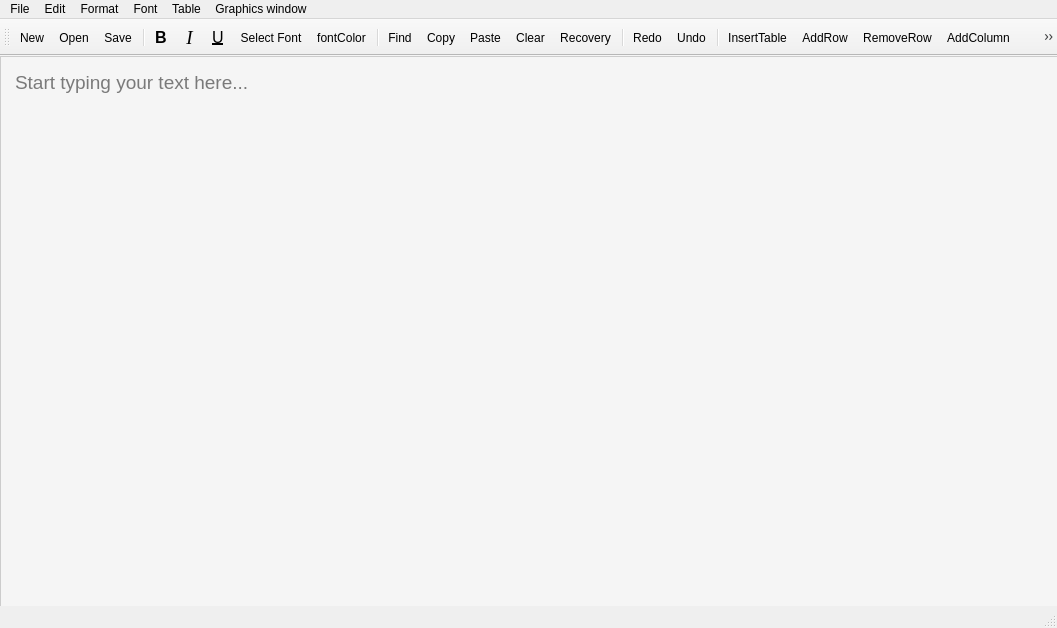
<?xml version="1.0" encoding="UTF-8"?>
<ui version="4.0">
 <class>MainWindow</class>
 <widget class="QMainWindow" name="MainWindow">
  <property name="geometry">
   <rect>
    <x>0</x>
    <y>0</y>
    <width>1057</width>
    <height>628</height>
   </rect>
  </property>
  <property name="windowTitle">
   <string>Beautiful Text Editor</string>
  </property>
  <widget class="QWidget" name="centralWidget">
   <widget class="QTextEdit" name="textEdit">
    <property name="geometry">
     <rect>
      <x>0</x>
      <y>0</y>
      <width>1920</width>
      <height>1000</height>
     </rect>
    </property>
    <property name="styleSheet">
     <string>QTextEdit { font-size: 14pt; padding: 10px; border: 1px solid #ccc; background-color: #f5f5f5; }</string>
    </property>
    <property name="placeholderText">
     <string>Start typing your text here...</string>
    </property>
   </widget>
  </widget>
  <widget class="QMenuBar" name="menuBar">
   <property name="geometry">
    <rect>
     <x>0</x>
     <y>0</y>
     <width>1057</width>
     <height>17</height>
    </rect>
   </property>
   <widget class="QMenu" name="menuFile">
    <property name="title">
     <string>File</string>
    </property>
    <addaction name="actionNew"/>
    <addaction name="actionOpen"/>
    <addaction name="actionSave"/>
    <addaction name="actionExit"/>
   </widget>
   <widget class="QMenu" name="menuEdit">
    <property name="title">
     <string>Edit</string>
    </property>
    <addaction name="actionUndo"/>
    <addaction name="actionRedo"/>
    <addaction name="actionCopy"/>
    <addaction name="actionPaste"/>
    <addaction name="actionClear"/>
    <addaction name="actionReplace"/>
    <addaction name="actionDataRecovery"/>
   </widget>
   <widget class="QMenu" name="menuFormat">
    <property name="title">
     <string>Format</string>
    </property>
    <addaction name="actionBold"/>
    <addaction name="actionItalic"/>
    <addaction name="actionUnderline"/>
    <addaction name="actionSelectFont"/>
   </widget>
   <widget class="QMenu" name="menuTable">
    <property name="title">
     <string>Table</string>
    </property>
    <addaction name="actionInsertTable"/>
    <addaction name="actionAddRow"/>
    <addaction name="actionRemoveRow"/>
    <addaction name="actionAddColumn"/>
    <addaction name="actionRemoveColumn"/>
   </widget>
   <widget class="QMenu" name="menuFont">
    <property name="title">
     <string>Font</string>
    </property>
    <addaction name="actionSelectFont"/>
    <addaction name="actionfontColor"/>
   </widget>
   <widget class="QMenu" name="menuGraphics_window">
    <property name="title">
     <string>Graphics window</string>
    </property>
    <addaction name="actionNew_2"/>
   </widget>
   <addaction name="menuFile"/>
   <addaction name="menuEdit"/>
   <addaction name="menuFormat"/>
   <addaction name="menuFont"/>
   <addaction name="menuTable"/>
   <addaction name="menuGraphics_window"/>
  </widget>
  <widget class="QStatusBar" name="statusBar"/>
  <widget class="QToolBar" name="mainToolBar">
   <property name="toolButtonStyle">
    <enum>Qt::ToolButtonTextUnderIcon</enum>
   </property>
   <attribute name="toolBarArea">
    <enum>TopToolBarArea</enum>
   </attribute>
   <attribute name="toolBarBreak">
    <bool>false</bool>
   </attribute>
   <addaction name="actionNew"/>
   <addaction name="actionOpen"/>
   <addaction name="actionSave"/>
   <addaction name="separator"/>
   <addaction name="actionBold"/>
   <addaction name="actionItalic"/>
   <addaction name="actionUnderline"/>
   <addaction name="actionSelectFont"/>
   <addaction name="actionfontColor"/>
   <addaction name="separator"/>
   <addaction name="actionFind"/>
   <addaction name="actionCopy"/>
   <addaction name="actionPaste"/>
   <addaction name="actionClear"/>
   <addaction name="actionDataRecovery"/>
   <addaction name="separator"/>
   <addaction name="actionRedo"/>
   <addaction name="actionUndo"/>
   <addaction name="separator"/>
   <addaction name="actionInsertTable"/>
   <addaction name="actionAddRow"/>
   <addaction name="actionRemoveRow"/>
   <addaction name="actionAddColumn"/>
   <addaction name="actionRemoveColumn"/>
   <addaction name="separator"/>
  </widget>
  <action name="actionNew">
   <property name="icon">
    <iconset resource="icons/toolbar/toolbar.qrc">
     <normaloff>:/toolbar/new-document.png</normaloff>:/toolbar/new-document.png</iconset>
   </property>
   <property name="text">
    <string>New</string>
   </property>
  </action>
  <action name="actionOpen">
   <property name="icon">
    <iconset resource="icons/toolbar/toolbar.qrc">
     <normaloff>:/toolbar/open-folder-with-document.png</normaloff>:/toolbar/open-folder-with-document.png</iconset>
   </property>
   <property name="text">
    <string>Open</string>
   </property>
   <property name="shortcut">
    <string>Ctrl+O</string>
   </property>
  </action>
  <action name="actionSave">
   <property name="icon">
    <iconset resource="icons/toolbar/toolbar.qrc">
     <normaloff>:/toolbar/save.png</normaloff>:/toolbar/save.png</iconset>
   </property>
   <property name="text">
    <string>Save</string>
   </property>
   <property name="shortcut">
    <string>Ctrl+S</string>
   </property>
  </action>
  <action name="actionExit">
   <property name="icon">
    <iconset resource="icons/toolbar/toolbar.qrc">
     <normaloff>:/toolbar/logout.png</normaloff>:/toolbar/logout.png</iconset>
   </property>
   <property name="text">
    <string>Exit</string>
   </property>
   <property name="shortcut">
    <string>Ctrl+Ё</string>
   </property>
  </action>
  <action name="actionUndo">
   <property name="icon">
    <iconset resource="icons/toolbar/toolbar.qrc">
     <normaloff>:/toolbar/undo.png</normaloff>:/toolbar/undo.png</iconset>
   </property>
   <property name="text">
    <string>Undo</string>
   </property>
   <property name="shortcut">
    <string>Ctrl+U</string>
   </property>
  </action>
  <action name="actionRedo">
   <property name="icon">
    <iconset resource="icons/toolbar/toolbar.qrc">
     <normaloff>:/toolbar/redo.png</normaloff>:/toolbar/redo.png</iconset>
   </property>
   <property name="text">
    <string>Redo</string>
   </property>
   <property name="shortcut">
    <string>Ctrl+Y</string>
   </property>
  </action>
  <action name="actionCopy">
   <property name="icon">
    <iconset resource="icons/toolbar/toolbar.qrc">
     <normaloff>:/toolbar/copy.png</normaloff>:/toolbar/copy.png</iconset>
   </property>
   <property name="text">
    <string>Copy</string>
   </property>
   <property name="shortcut">
    <string>Ctrl+C</string>
   </property>
  </action>
  <action name="actionPaste">
   <property name="icon">
    <iconset resource="icons/toolbar/toolbar.qrc">
     <normaloff>:/toolbar/paste.png</normaloff>:/toolbar/paste.png</iconset>
   </property>
   <property name="text">
    <string>Paste</string>
   </property>
   <property name="shortcut">
    <string>Ctrl+V</string>
   </property>
  </action>
  <action name="actionClear">
   <property name="icon">
    <iconset resource="icons/toolbar/toolbar.qrc">
     <normaloff>:/toolbar/broom.png</normaloff>:/toolbar/broom.png</iconset>
   </property>
   <property name="text">
    <string>Clear</string>
   </property>
   <property name="shortcut">
    <string>Ctrl+Del</string>
   </property>
  </action>
  <action name="actionBold">
   <property name="checkable">
    <bool>true</bool>
   </property>
   <property name="icon">
    <iconset resource="icons/toolbar/toolbar.qrc">
     <normaloff>:/toolbar/bold-text.png</normaloff>:/toolbar/bold-text.png</iconset>
   </property>
   <property name="text">
    <string>Bold</string>
   </property>
   <property name="iconText">
    <string>B</string>
   </property>
   <property name="font">
    <font>
     <pointsize>12</pointsize>
     <weight>75</weight>
     <bold>true</bold>
    </font>
   </property>
  </action>
  <action name="actionUnderline">
   <property name="checkable">
    <bool>true</bool>
   </property>
   <property name="icon">
    <iconset resource="icons/toolbar/toolbar.qrc">
     <normaloff>:/toolbar/underline.png</normaloff>:/toolbar/underline.png</iconset>
   </property>
   <property name="text">
    <string>Underline</string>
   </property>
   <property name="iconText">
    <string>U</string>
   </property>
   <property name="font">
    <font>
     <pointsize>12</pointsize>
     <weight>50</weight>
     <bold>false</bold>
     <underline>true</underline>
    </font>
   </property>
  </action>
  <action name="actionItalic">
   <property name="checkable">
    <bool>true</bool>
   </property>
   <property name="icon">
    <iconset resource="icons/toolbar/toolbar.qrc">
     <normaloff>:/toolbar/italic-font.png</normaloff>:/toolbar/italic-font.png</iconset>
   </property>
   <property name="text">
    <string>Italic</string>
   </property>
   <property name="iconText">
    <string>I</string>
   </property>
   <property name="font">
    <font>
     <family>Times New Roman</family>
     <pointsize>14</pointsize>
     <italic>true</italic>
    </font>
   </property>
  </action>
  <action name="actionSelectFont">
   <property name="icon">
    <iconset resource="icons/toolbar/toolbar.qrc">
     <normaloff>:/toolbar/font.png</normaloff>:/toolbar/font.png</iconset>
   </property>
   <property name="text">
    <string>Select Font</string>
   </property>
  </action>
  <action name="actionFind">
   <property name="icon">
    <iconset resource="icons/toolbar/toolbar.qrc">
     <normaloff>:/toolbar/search.png</normaloff>:/toolbar/search.png</iconset>
   </property>
   <property name="text">
    <string>Find</string>
   </property>
   <property name="shortcut">
    <string>Ctrl+F</string>
   </property>
  </action>
  <action name="actionReplace">
   <property name="icon">
    <iconset resource="icons/toolbar/toolbar.qrc">
     <normaloff>:/toolbar/replace.png</normaloff>:/toolbar/replace.png</iconset>
   </property>
   <property name="text">
    <string>Replace</string>
   </property>
   <property name="shortcut">
    <string>Ctrl+R</string>
   </property>
  </action>
  <action name="actionInsertTable">
   <property name="icon">
    <iconset resource="icons/toolbar/toolbar.qrc">
     <normaloff>:/toolbar/cells.png</normaloff>:/toolbar/cells.png</iconset>
   </property>
   <property name="text">
    <string>InsertTable</string>
   </property>
   <property name="toolTip">
    <string>InsertTable</string>
   </property>
   <property name="shortcut">
    <string>Ctrl+T</string>
   </property>
  </action>
  <action name="actionAddRow">
   <property name="icon">
    <iconset resource="icons/toolbar/toolbar.qrc">
     <normaloff>:/toolbar/row.png</normaloff>:/toolbar/row.png</iconset>
   </property>
   <property name="text">
    <string>AddRow</string>
   </property>
   <property name="toolTip">
    <string>AddRow</string>
   </property>
  </action>
  <action name="actionAddColumn">
   <property name="icon">
    <iconset resource="icons/toolbar/toolbar.qrc">
     <normaloff>:/toolbar/add-column.png</normaloff>:/toolbar/add-column.png</iconset>
   </property>
   <property name="text">
    <string>AddColumn</string>
   </property>
   <property name="toolTip">
    <string>AddColumn</string>
   </property>
  </action>
  <action name="actionRemoveRow">
   <property name="icon">
    <iconset resource="icons/toolbar/toolbar.qrc">
     <normaloff>:/toolbar/del-row.png</normaloff>:/toolbar/del-row.png</iconset>
   </property>
   <property name="text">
    <string>RemoveRow</string>
   </property>
   <property name="toolTip">
    <string>Remove Row</string>
   </property>
  </action>
  <action name="actionRemoveColumn">
   <property name="icon">
    <iconset resource="icons/toolbar/toolbar.qrc">
     <normaloff>:/toolbar/delete-column.png</normaloff>:/toolbar/delete-column.png</iconset>
   </property>
   <property name="text">
    <string>RemoveColumn</string>
   </property>
   <property name="toolTip">
    <string>Remove Row</string>
   </property>
  </action>
  <action name="actionfontColor">
   <property name="icon">
    <iconset resource="icons/toolbar/toolbar.qrc">
     <normaloff>:/toolbar/font (1).png</normaloff>:/toolbar/font (1).png</iconset>
   </property>
   <property name="text">
    <string>fontColor</string>
   </property>
  </action>
  <action name="actionDataRecovery">
   <property name="icon">
    <iconset resource="icons/toolbar/toolbar.qrc">
     <normaloff>:/toolbar/recovery.png</normaloff>:/toolbar/recovery.png</iconset>
   </property>
   <property name="text">
    <string>Recovery</string>
   </property>
  </action>
  <action name="actionNew_2">
   <property name="text">
    <string>New</string>
   </property>
  </action>
 </widget>
 <layoutdefault spacing="6" margin="11"/>
 <resources>
  <include location="icons/toolbar/toolbar.qrc"/>
 </resources>
 <connections/>
</ui>
